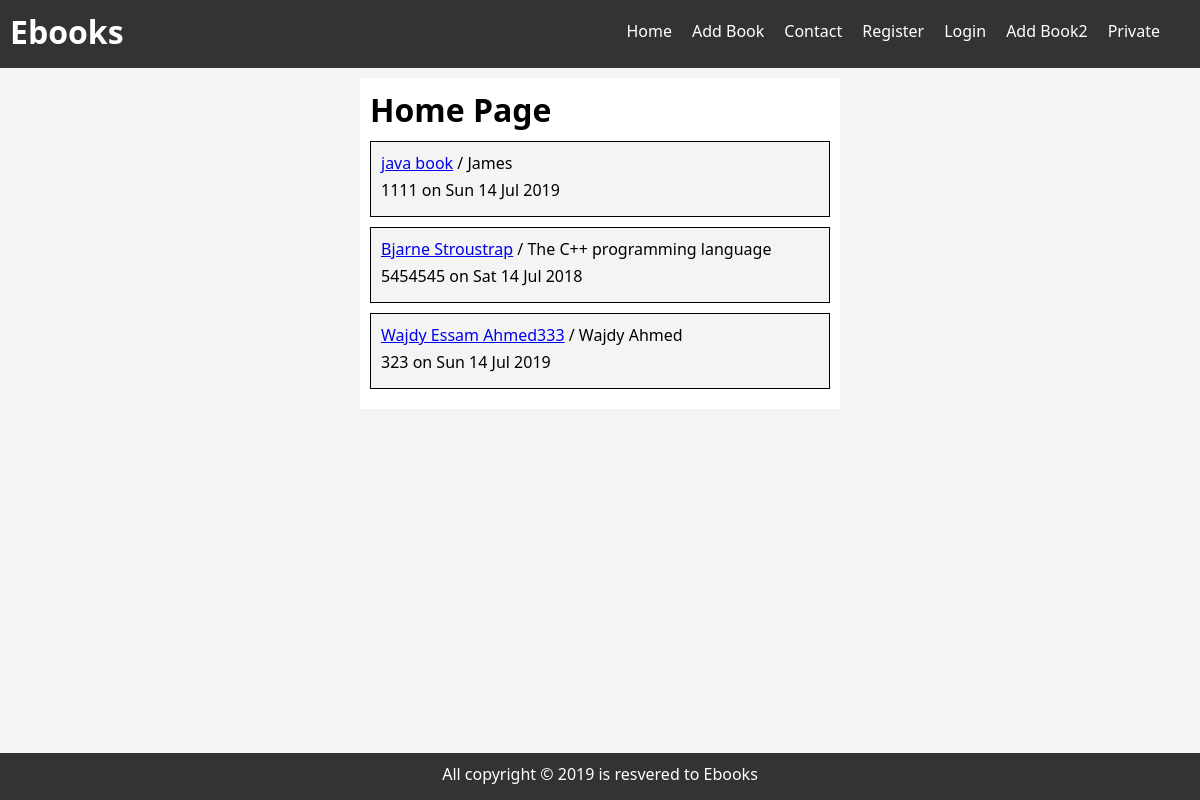
The page / on the database its author committed.
### ebooks_app/models.py (models this page shows, shortened)
class Book(models.Model):
    name = models.CharField(max_length=100)
    isbn = models.CharField(max_length=20)
    author = models.CharField(max_length=30)
    publish_on = models.DateTimeField(default=timezone.now)
    added_on = models.DateTimeField(auto_now_add=True)
    updated_on = models.DateTimeField(auto_now=True)
    picture = models.ImageField(upload_to='book_pics')
    about = models.TextField()
    def get_absolute_url(self):
        return reverse('detail', args=[str(self.id)])

### ebooks_app/views.py (the view)
# urls.py: path('', views.index, name='home'),
def index(request):
    books = Book.objects.all()
    data = {
        'books': books
     }
    return render(request, 'index.html', data)

### templates/index.html (shortened to what this page needs)
{% extends 'base.html' %}
{% block body %}
<div class="container">
    <h1>Home Page</h1>
    {% for i in books%}
    <div class="box">
        <p><a href="{{i.get_absolute_url}}">{{i.name}}</a> / {{i.author}}</p>
        <p>{{i.isbn}} on {{i.publish_on |date:"D d M Y"}}</p>
    </div>
    {% empty %}
    <p>No books is found</p>
    {% endfor %}
</div>
{% endblock %}

### templates/base.html (shortened to what this page needs)
<!DOCTYPE html>
{% load static %}
<html lang="en">
<head>
    <link rel="stylesheet" href="{% static 'style.css'%}">
</head>
<body>
    <div class="navbar">
        <h1>Ebooks</h1>
        <ul>
            <li><a href="{% url 'home' %}">Home</a></li>
            <li><a href="{% url 'add' %}">Add Book</a></li>
            <li><a href="{% url 'contact' %}">Contact</a></li>
            {% if user.is_authenticated %}
                <li><a href="{% url 'logout' %}">Logout</a></li>
            {% else %}
                <li><a href="{% url 'register' %}">Register</a></li>
                <li><a href="{% url 'login' %}">Login</a></li>
            {% endif %}
            <li><a href="{% url 'add-book' %}">Add Book2</a></li>
            <li><a href="{% url 'private' %}">Private</a></li>
            <li><a href="#">{{user.username}}</a></li>
        </ul>
    </div>
    {% block body %}
    {% endblock %}
    <div class="footer">
        <p>All copyright &copy; 2019 is resvered to Ebooks</p>
    </div>
</body>
</html>

### static/style.css (style rules this page uses)
* { padding: 0; margin: 0; box-sizing: border-box; }
h1, h2, h3, p { margin-bottom: 5px; }
body { background-color: #f4f4f4; font-family: 'Segoe UI', Tahoma, Geneva, Verdana, sans-serif; }
.container { width: 40%; margin: 10px auto; padding: 10px; background-color: white; }
.box { background-color: #f4f4f4; padding: 10px; margin: 10px 0; border: 1px solid black; }
.navbar { background-color: #333; color: white; padding: 10px; overflow: hidden; }
.navbar h1 { float: left; }
.navbar ul { float: right; list-style: none; }
.navbar ul li { float: left; padding: 10px; }
.navbar ul li a { color: white; text-decoration: none; }
.footer { background-color: #333; color: white; text-align: center; padding: 10px; position:fixed; bottom:0; width: 100%; }

### rows shown on the page
Book: name "java book", author "James", isbn "1111", publish_on "Sun 14 Jul 2019"
Book: name "Bjarne Stroustrap", author "The C++ programming language", isbn "5454545", publish_on "Sat 14 Jul 2018"
Book: name "Wajdy Essam Ahmed333", author "Wajdy Ahmed", isbn "323", publish_on "Sun 14 Jul 2019"
